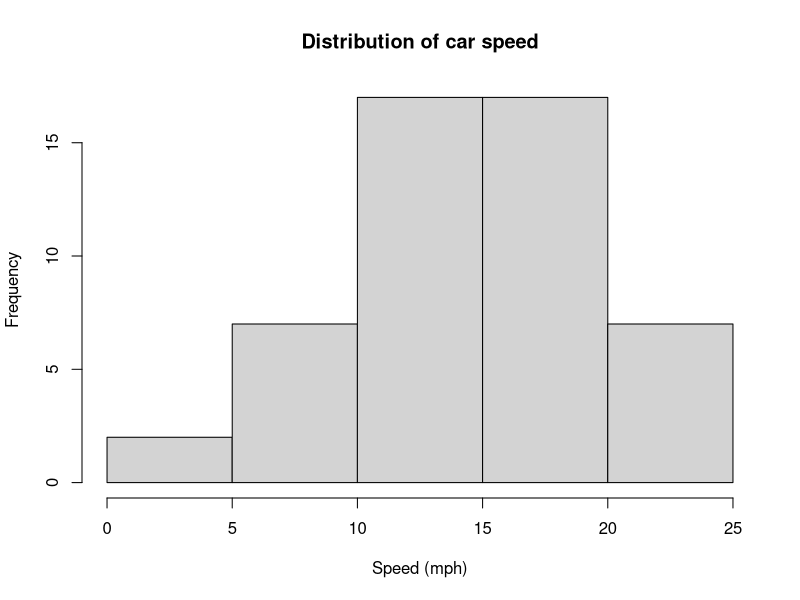
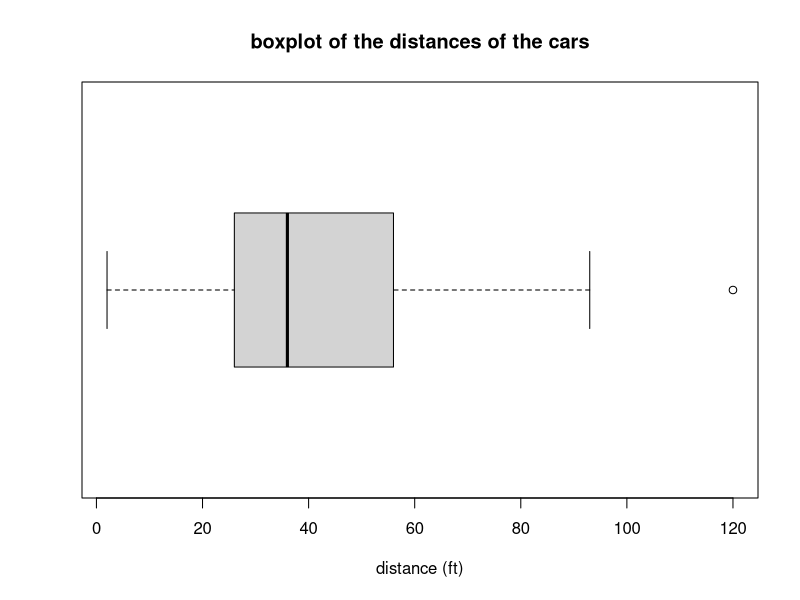
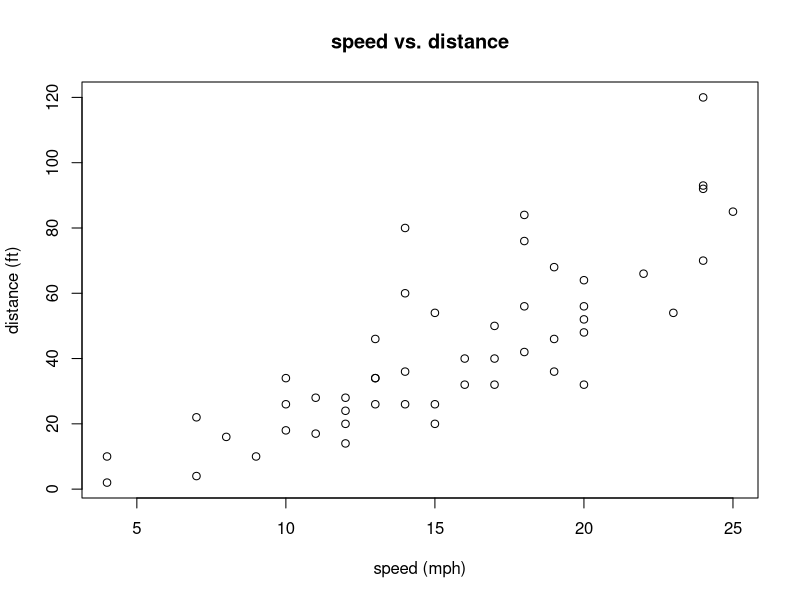

Generate these figures, in order, with R:
## ---- chunk 1
# This grey area is called a code chunk
# The following code is a basic setup of options for your document
# You won't have to edit it (unless you want to!)
knitr::opts_chunk$set(echo = TRUE, # show all code chunks in document
                      eval = TRUE, # run all code chunks
                      warning = TRUE, # show warning messages
                      fig.align = "center", # figures are centered
                      R.options = list(max.print=100)) # print 100 elements max
## ---- chunk 2
# Display the first 6 rows of the dataset
head(cars)

# Grab just the third row
cars[3,]

# Grab just the second column...
cars[,2]

# ... which is the same as grabbing the column by name
cars$dist
## ---- chunk 3
mean(cars$speed)
sd(cars$speed)

mean(cars$dist)
sd(cars$dist)

## ---- chunk 4
# Take a look at descriptive statistics for all variables
summary(cars)
## ---- chunk 5
# Create a basic histogram
hist(cars$speed,
     # Give a title
     main = "Distribution of car speed",
     # Label the axis of your graph
     xlab = "Speed (mph)")
## ---- chunk 6
# Create a basic boxplot
boxplot(cars$dist,
        main = 'boxplot of the distances of the cars',
        horizontal = TRUE,
        xlab = 'distance (ft)')

# Create a basic scatterplot (variable on x-axis first, then variable on y-axis)
plot(cars$speed, cars$dist,
     xlab = 'speed (mph)',
     ylab = 'distance (ft)',
     main = 'speed vs. distance')
## ---- chunk 7
# Write and submit code here!
z <- (120 - mean(cars$dist)) / sd(cars$dist)
print(z)
## ---- chunk 8
# Load the package within the Markdown file
library(tidyverse)
## ---- chunk 9
# Import the pokemon dataset
library(readr)
pokemon <- read.csv('pokemon.csv')
View(pokemon)
## ---- chunk 10
# Write and submit code here!
ahd589 <- pokemon

summary(ahd589)
## ---- chunk 11
# Write code here

## ---- chunk 12
# Write code here

